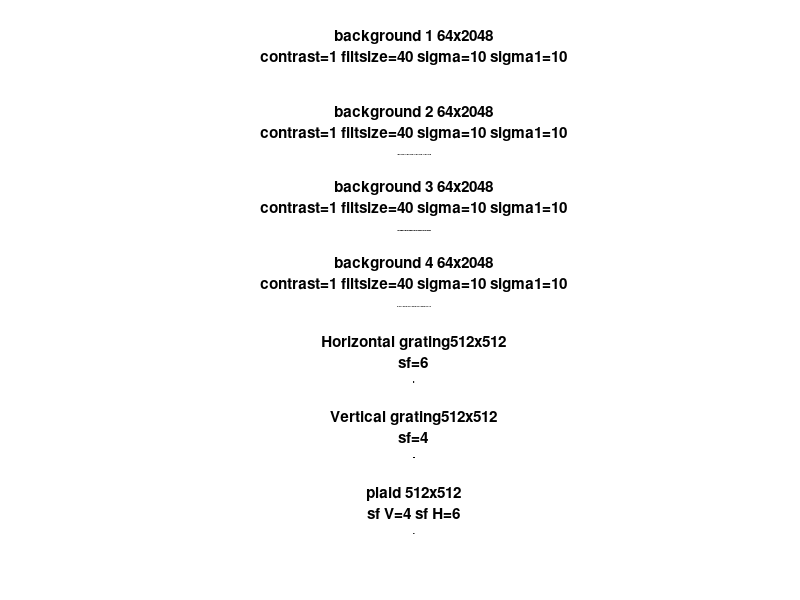

MATLAB code to generate this figure: (Note: this script raises an error after producing the figure.)
% From Aman 
% Modified by Mai Feb 2019

texsize = 512;
wn_contrast = 1;
% Making horizontal and vertical axes asymmetric because the texture aspect raio is 1:1.5 (W=8cm, H=12cm)
sf_H = 6; % no.of horizonal bars visible
sf_V = 4; % no.of vertical bars visible

% Gray
textures(1).matrix = 0.5*ones(64,64);

% Unfiltered Whitenoise
textures(2).matrix = rand(16, 512);

% Horizontal grating
textures(6).matrix = 0.5+0.5*repmat(sin(0:((2*sf_H*pi)/texsize):(2*sf_H)*pi-(((2*sf_H)*pi)/texsize)),texsize,1);

% Vertical grating
textures(7).matrix = 0.5+0.5*repmat(sin(0:(((2*sf_V)*pi)/texsize):(2*sf_V)*pi-(((2*sf_V)*pi)/texsize))',1,texsize);

% Plaid
textures(8).matrix = (textures(6).matrix+textures(7).matrix)/2;

% c = [0:0.1:1.0];

% % Horixontal grating at 0, 10 to 100% contrast
% for n = 6:16
%     textures(n).matrix = 0.5+c(n-5)*0.5*repmat(sin(0:(((2*sf)*pi)/texsize):(2*sf)*pi-(((2*sf)*pi)/texsize)),texsize,1);
% end

% % Anti-phase Vertical, horizontal gratings
% textures(17).matrix = 1-textures(4).matrix;
% textures(20).matrix = 1-textures(3).matrix;
% textures(21).matrix = 1-textures(17).matrix;


%% Filtered White noise
% Making a 2D Gaussian filter to convolve
filtSize = 40;
sigma = 10; %15 
sigma1 = 10; %3
length = 100; % HALF actual VR corridor length in cm
height = 12; % VR corridor height in cm

x = 1:filtSize;

for texID = 2:5
    
    %     if texID==4; sigma = 30; end;
%     if texID==3; sigma = 5; end;

    y = exp(-((x-round(filtSize/2)).^2)/(2*sigma^2));
    y1 = exp(-((x-round(filtSize/2)).^2)/(2*sigma1^2));
    y = y./sum(y);
    y1 = y1./sum(y1);
    
    filt2 = y'*y1;
    % imagesc(filt2); colormap(gray)
    
    % Create random matrix matching corridor length height ratio. length
    % needs to be multiples of 2
    X=texsize/8+filtSize*2;
    Y=2^round(log2(texsize/8*length/height))+filtSize*0.5;
    Im_half = rand(X,Y);    %Im = rand(texsize/8+filtSize*2,texsize*2+filtSize*2);
    Im = [Im_half, Im_half, Im_half, Im_half]; % first and second half repeating, then another whole corridor that is hidden, so repeat 4 times
    
    % Convolving and normalizing the image to 100% contrast
    Imf = conv2(filt2,Im);
    Imf = Imf(filtSize+floor(filtSize/2):end-ceil(filtSize/2)-filtSize,filtSize+floor(filtSize/2):end-ceil(filtSize/2)-filtSize);
    Imf = Imf - min(min(Imf));
    Im_full = Imf./max(max(Imf));
    Im_new = ((Im_full-0.5)*wn_contrast) + 0.5;
    textures(texID).matrix = Im_new;
end

% pause(1);
% close;

% clear Im ImF filt2 texID x y

%% plot textures

% cd C:\Users\m.morimoto\Documents\GitHub\SaleemLab-VR\VRCentral\data
% load('textures_hf_Mik4.mat')

figure; 

subplot(7,1,1)
tex=textures(2).matrix;    
imagesc(tex, [0 1]);
title({['background 1 ', num2str(size(tex,1)),'x', num2str(size(tex,2))],...
    ['contrast=', num2str(wn_contrast), ' filtsize=', num2str(filtSize),' sigma=', num2str(sigma), ' sigma1=', num2str(sigma1)]})
colormap gray; axis equal; box off; axis off

subplot(7,1,2)
tex=textures(3).matrix;    
imagesc(tex, [0 1]);
title({['background 2 ', num2str(size(tex,1)),'x', num2str(size(tex,2))],...
    ['contrast=', num2str(wn_contrast), ' filtsize=', num2str(filtSize),' sigma=', num2str(sigma), ' sigma1=', num2str(sigma1)]})
colormap gray; axis equal; box off; axis off

subplot(7,1,3)
tex=textures(4).matrix;    
imagesc(tex, [0 1]);
title({['background 3 ', num2str(size(tex,1)),'x', num2str(size(tex,2))],...
    ['contrast=', num2str(wn_contrast), ' filtsize=', num2str(filtSize),' sigma=', num2str(sigma), ' sigma1=', num2str(sigma1)]})
colormap gray; axis equal; box off; axis off

subplot(7,1,4)
tex=textures(5).matrix;    
imagesc(tex, [0 1]);
title({['background 4 ', num2str(size(tex,1)),'x', num2str(size(tex,2))],...
    ['contrast=', num2str(wn_contrast), ' filtsize=', num2str(filtSize),' sigma=', num2str(sigma), ' sigma1=', num2str(sigma1)]})
colormap gray; axis equal; box off; axis off

subplot(7,1,5); 
tex=textures(6).matrix;    
imagesc(tex, [0 1]);
title({['Horizontal grating', num2str(size(tex,1)),'x', num2str(size(tex,2))], ['sf=', num2str(sf_H)]})
colormap gray; axis equal; box off; axis off

subplot(7,1,6); 
tex=textures(7).matrix;    
imagesc(tex, [0 1]);
title({['Vertical grating', num2str(size(tex,1)),'x', num2str(size(tex,2))], ['sf=', num2str(sf_V)]})
colormap gray; axis equal; box off; axis off

subplot(7,1,7); 
tex=textures(8).matrix;    
imagesc(tex, [0 1]);
title({['plaid ', num2str(size(tex,1)),'x', num2str(size(tex,2))], ['sf V=', num2str(sf_V),' sf H=', num2str(sf_H)]})
colormap gray; axis equal; box off; axis off

%% save

%savefolder='C:\Users\m.morimoto\Documents\GitHub\SaleemLab-VR\VRCentral\data';
savefolder='C:\Users\Saleem Lab\Documents\GitHub\SaleemLab-VR\VRCentral\data';
savefile='textures_MM5.mat';

save([savefolder,filesep,savefile], 'textures')
